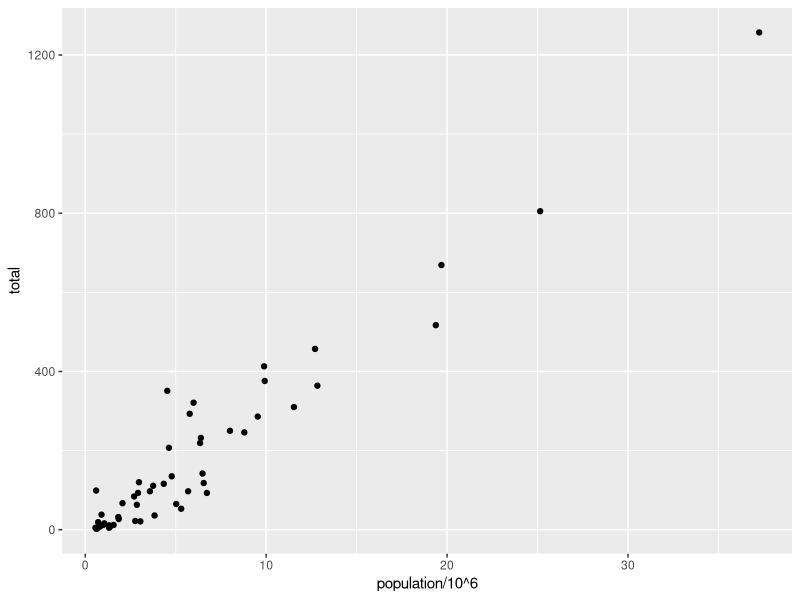
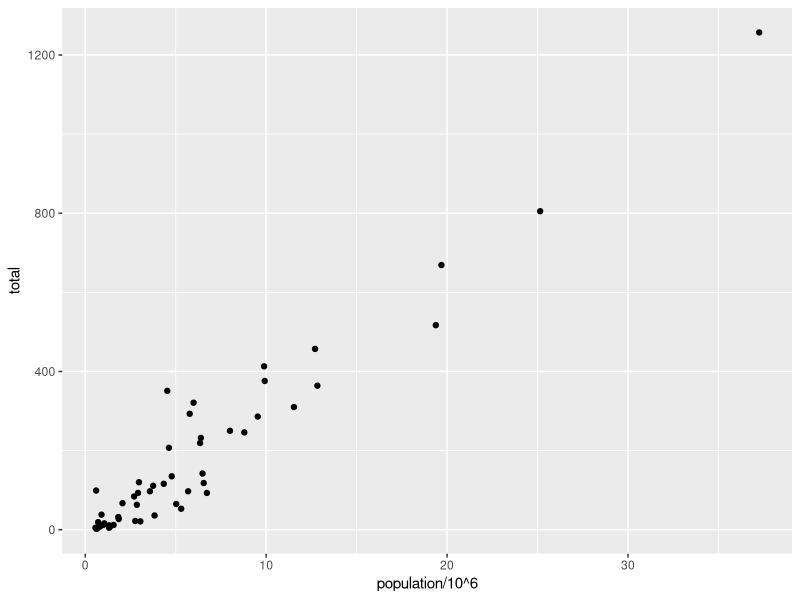
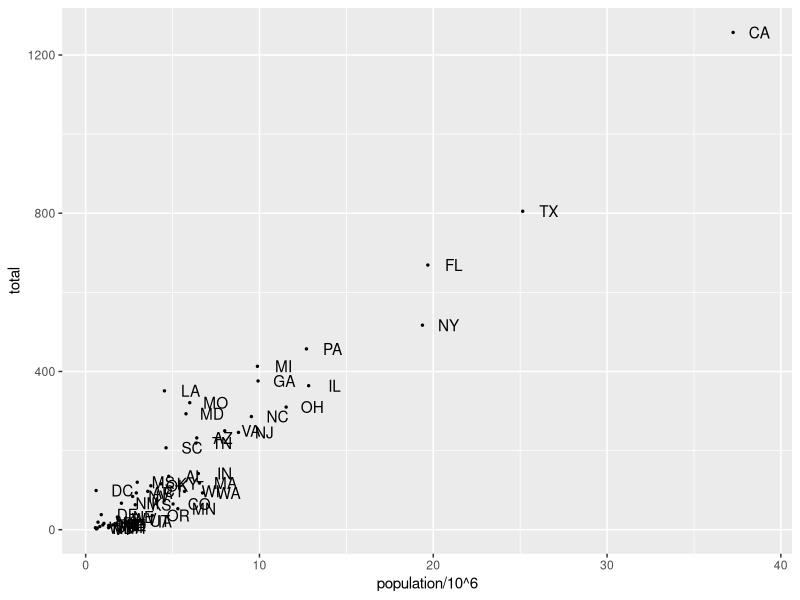
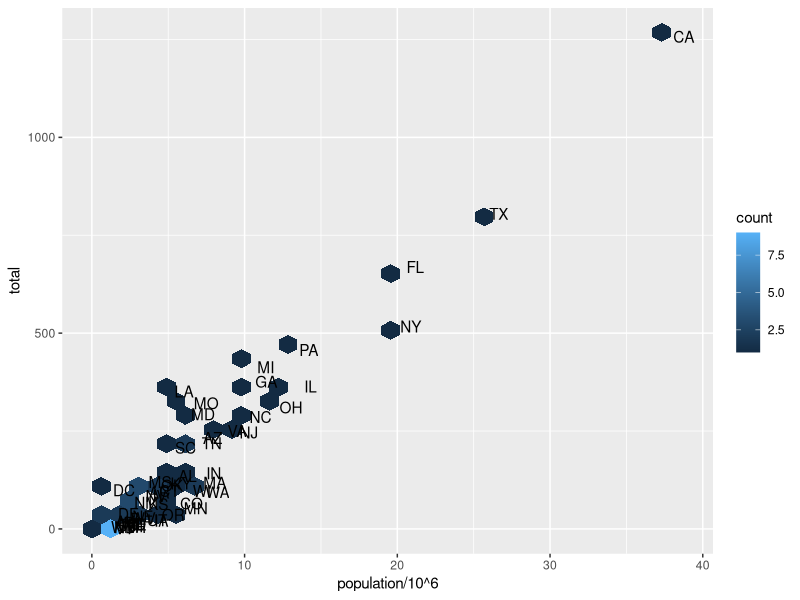

Reproduce these figures in R, in order.
library(tidyverse)
library(dslabs)
data(murders)
# geom_point will give scatter plot
# aes for asthetics mapping
# plot murder totals vs population in millions
murders %>% ggplot() +  geom_point(aes(x = population/10^6, y = total))

# add points layer to predefined ggplot object
p <- ggplot(data = murders)
p + geom_point(aes(population/10^6, total))

# add text layer to scatterplot, this will add labels to each point
# labels can be shifted along x and y axis using nudge_x and nudge_y
# size of points can also be changed
p + geom_point(aes(population/10^6, total), size=0.5) +
  geom_text(aes(population/10^6, total, label = abb), nudge_x = 1.5)

p + geom_hex(aes(population/10^6, total)) +
  geom_text(aes(population/10^6, total, label = abb), nudge_x = 1.5)
